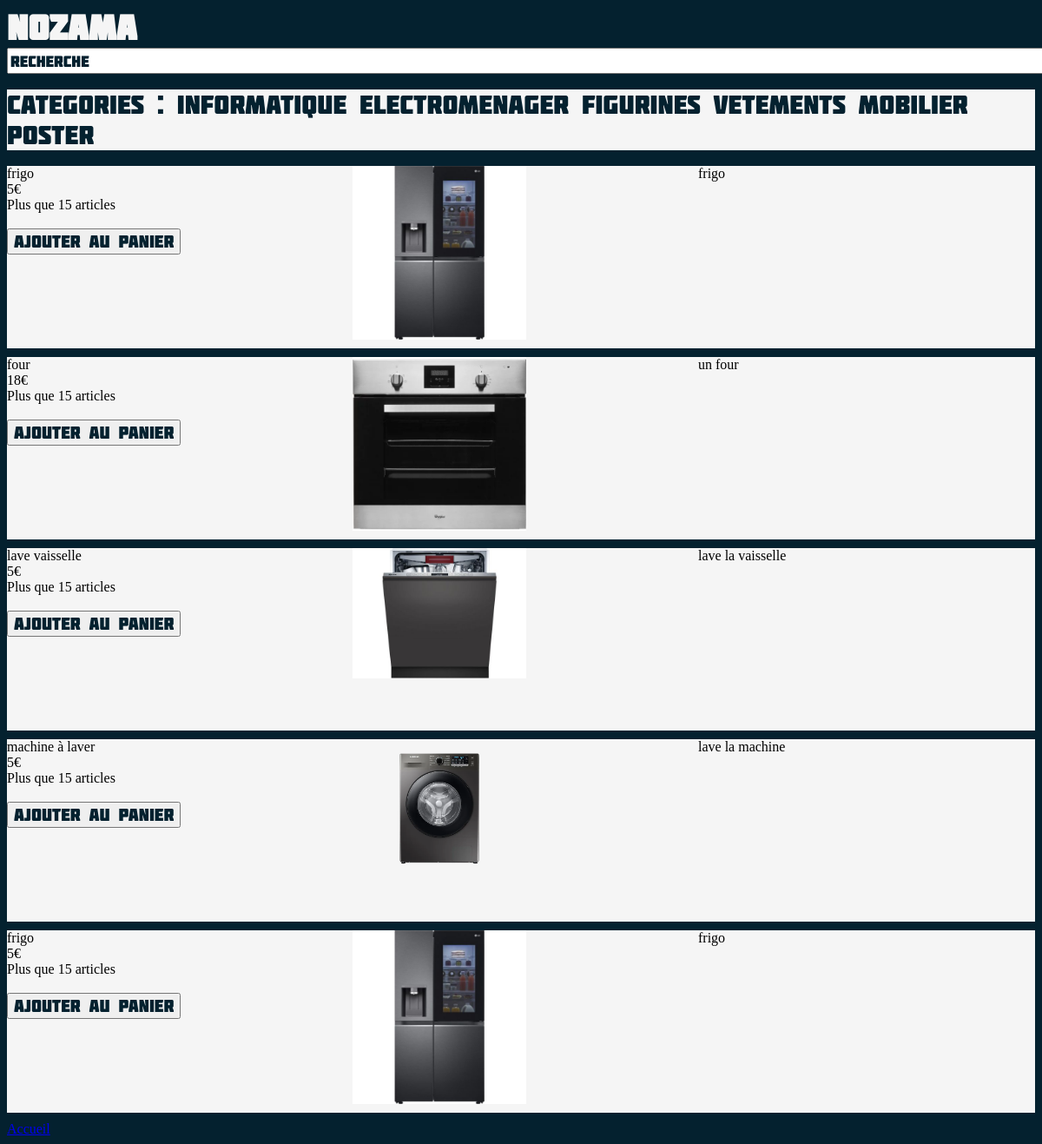
/categ.php?categorie=electromenager, run on the app's committed database.
### tables this page shows
CREATE TABLE Articles(
    idArticle INT AUTO_INCREMENT PRIMARY KEY,
    nomArticle VARCHAR(128) NOT NULL,
    descriptif TEXT NOT NULL,
    prix FLOAT NOT NULL,
    img VARCHAR(255),
    idVendeur INT,
    stock INT,
    categorie ENUM('informatique', 'electromenager', 'figurine', 'vetement', 'mobilier', 'poster'),
    FOREIGN KEY (idVendeur) REFERENCES Membres(idMembre) 
    );

### categ.php (the view, shortened to what this page needs)
<?php
require_once 'config.php';
if (isset($_GET['categorie'])) {
    $cat = "" . $_GET['categorie'];
} else {
    echo "erreur dans le GET categorie";
}
$requete = 'SELECT idArticle, nomArticle, descriptif, prix, img, stock FROM Articles WHERE categorie ="' . $cat . '";';
$resultat = $connexion->prepare($requete);
$resultat->execute();
?>
<!DOCTYPE html>
<html lang="fr">
<head>
    <link rel="stylesheet" type="text/css" href="categories.css">
</head>
<body>
    <div class="logo" onclick="goHomepage()"><strong>NOZAMA</strong> </div>
    <form class="barre" method="GET" action="recherche.php">
        <input id="searchbar" type="search" name="search" placeholder="recherche">
    </form>
    <br>
    <div id="categories">
        Categories :
        <a class="c" href=http://localhost:8000/categ.php?categorie=informatique>Informatique</a>
        <a class="c" href=http://localhost:8000/categ.php?categorie=electromenager>Electromenager</a>
        <a class="c" href=http://localhost:8000/categ.php?categorie=figurine>Figurines</a>
        <a class="c" href=http://localhost:8000/categ.php?categorie=vetements>Vetements</a>
        <a class="c" href=http://localhost:8000/categ.php?categorie=mobilier>Mobilier</a>
        <a class="c" href=http://localhost:8000/categ.php?categorie=poster>Poster</a>
    </div>
    <br>
    <?php
    while ($ligne = $resultat->fetch()) {
        $image = "photos/" . $ligne['img'];
        $idArticle = $ligne['idArticle'];
        echo "<div class = 'affiche'>";
        echo "<div class = 'box1'>";
        echo $ligne['nomArticle'];
        echo "<br>";
        echo $ligne['prix'] . "€";
        echo "<br>";
        echo "Plus que " . $ligne['stock'] . " articles";
        echo "<br>";
        echo "<br>";
        echo "<button id='ajouter' href='http://localhost:8000/panier_ajout.php?idArticle=$idArticle'>Ajouter au panier</button>";
        echo "</div>";
        echo "<div class = 'box2'>";
        echo "<img src='$image' class='image' alt='$image' />";
        echo "</div>";
        echo "<div class = 'box3'>";
        echo $ligne['descriptif'];
        echo "</div>";
        echo "</div>";
    }
    ?>
    <a class="accueil" href=http://localhost:8000/index.php>Accueil</a>
</body>
</html>

### categories.css (style rules this page uses)
#searchbar { width: 1200px; height: 30px; }
.logo { width:10%; font-family: "Molot"; font-size: 40px; float:left; align-content: space-between; position: relative; color: whitesmoke; }
#categories { font-size: 30px; background-color: whitesmoke; font-family: "Molot"; color: #04212f; align-content: space-between; }
.c { color: #04212f; text-decoration: none; }
.image { max-width: 200px; max-height : 200px; position: absolute; }
input::placeholder { color: #04212f; font-family: "Molot"; font-size: large; }
input { font-family: "Molot"; font-size: 20px; color: #04212f; }
button { font-family: "Molot"; font-size: 20px; color: #04212f; }
body { background-color: #04212f; }
.affiche { background-color: whitesmoke; margin-bottom: 10px; }
.affiche { display: grid; grid-template-columns: 1fr 1fr 1fr; grid-template-rows: 100px 100px; grid-gap: 10px; }
.box2 { grid-column: 2 / 4; grid-row: 1; }
.box1 { grid-column: 1; grid-row: 1 / 3; }
.box3 { grid-column: 3; grid-row: 1; }

### data on the page
articles: nomArticle "frigo", prix "5", stock "15", img (picture), descriptif "frigo"
articles: nomArticle "four", prix "18", stock "15", img (picture), descriptif "un four"
articles: nomArticle "lave vaisselle", prix "5", stock "15", img (picture), descriptif "lave la vaisselle"
articles: nomArticle "machine à laver", prix "5", stock "15", img (picture), descriptif "lave la machine"
articles: nomArticle "frigo", prix "5", stock "15", img (picture), descriptif "frigo"
